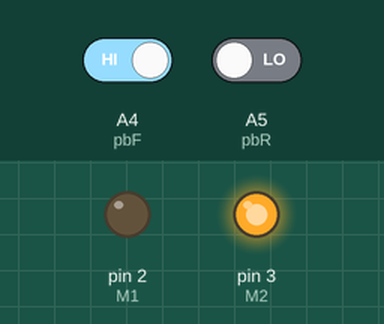
Bench run of a sketch on a simulated Arduino Uno, built with avr-gcc and run on an emulated ATmega328P. Parts: output pins drawn as LEDs (lit = HIGH). The inputs (shaded band) are chosen by the test bench; at power-on: A4 (pbF) HIGH, A5 (pbR) LOW.

Above: at 1.2 s.
1.3 s: A4 (pbF) driven LOW
At 2.0 s:
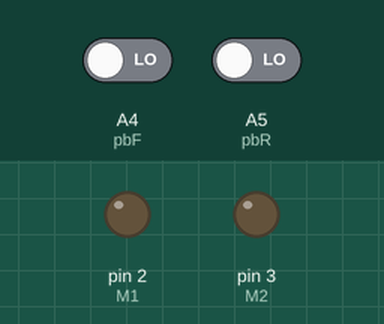
2.8 s: A5 (pbR) driven HIGH
At 3.2 s:
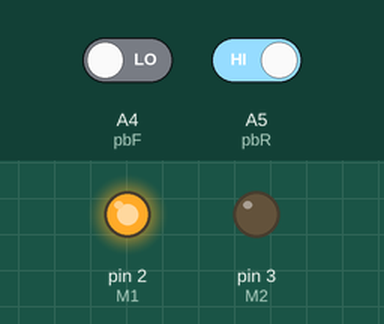
4.3 s: A5 (pbR) driven LOW
At 5.5 s:
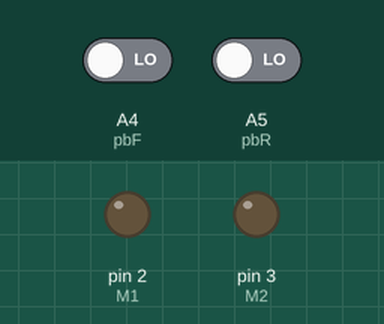
5.8 s: A4 (pbF) driven HIGH
At 6.7 s:
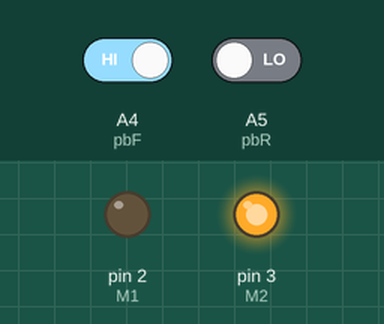
Timing chart, 0 to 8.3 s (numbered marks = the images above; inputs shaded):
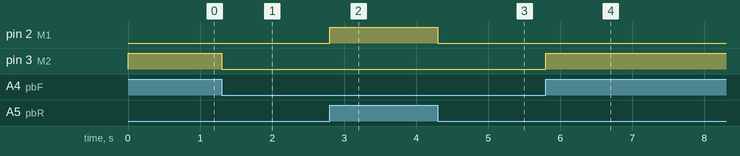

Measured:
- after the input at 1.3 s, pin 3 (M2): HIGH → LOW at once
- after the input at 2.8 s, pin 2 (M1): LOW → HIGH at once
- after the input at 4.3 s, pin 2 (M1): HIGH → LOW at once
- after the input at 5.8 s, pin 3 (M2): LOW → HIGH at once

The sketch:

CH10_2.ino
```cpp
// ===== ch10_2.ino =====
// ===== 直流馬達轉向控制 =====
const int pbF=A4, pbR=A5;    //宣告A4腳連接pbF信號、A5腳連接pbR信號
const int M1=2, M2=3;     //宣告2腳連接M1信號、3腳連接M2信號
//初始設定
void setup() {
  pinMode(M1, OUTPUT);      //將M1腳規畫為輸出埠
  digitalWrite(M1, 0);        //M1初值設定為0
  pinMode(M2, OUTPUT);      //將M2腳規畫為輸出埠
  digitalWrite(M2, 0);        //M2初值設定為0
}
//主程式
void loop() {
  int F = digitalRead (pbF);    //讀取正轉按鈕
  int R = digitalRead (pbR);    //讀取反轉按鈕
  if(!F&&R) {                   //若只按下正轉按鈕
    digitalWrite(M1, 1);        //驅動直流馬達正轉
    digitalWrite(M2, 0);
  }
  else if(F&&!R)  {             //若只按下反轉按鈕
    digitalWrite(M1, 0);        //驅動直流馬達反轉
    digitalWrite(M2, 1);
  }
  else{
      digitalWrite(M1, 0);      //直流馬達停止
      digitalWrite(M2, 0);
  }
  delay(100);           //暫停0.1秒
}
```
